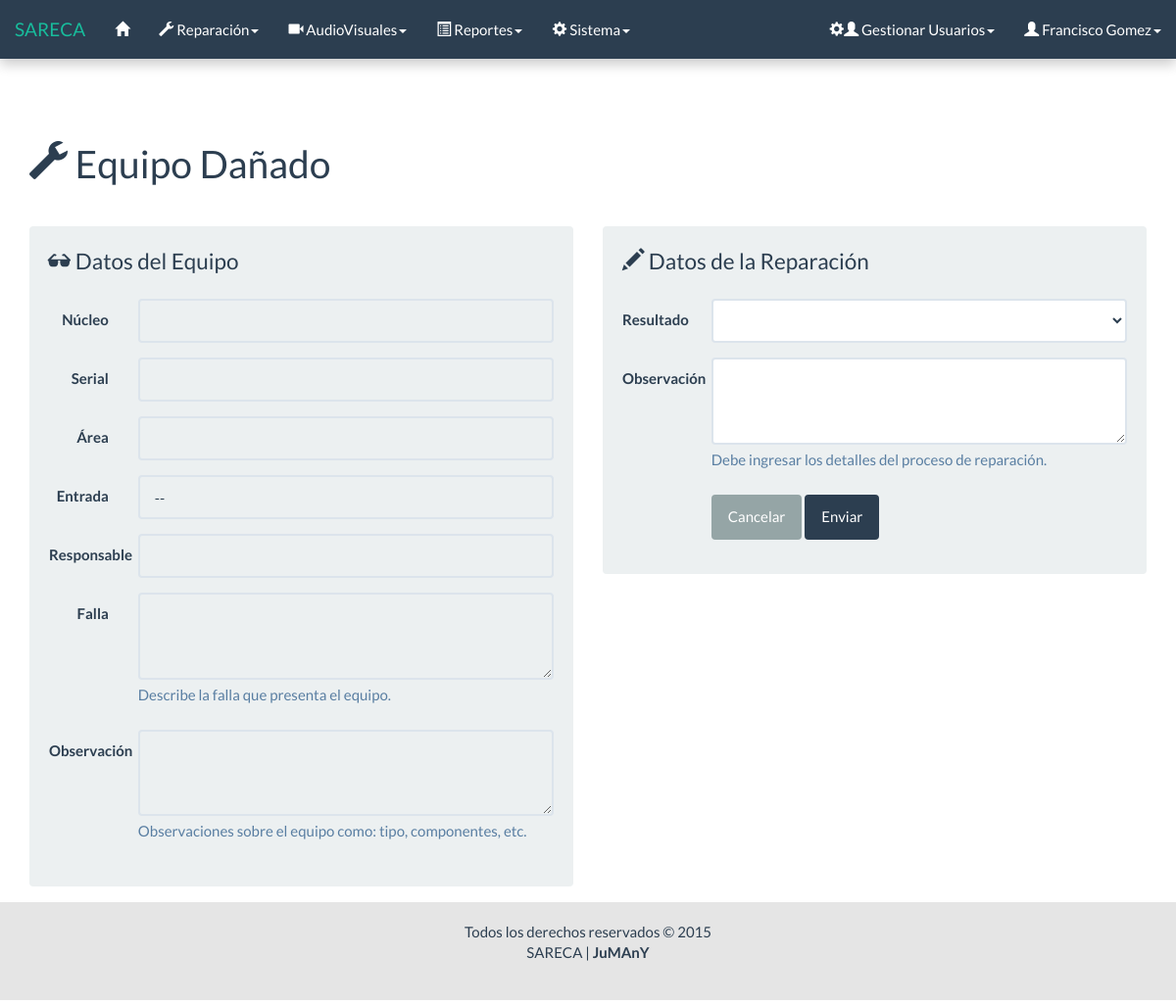
Before: /html/consulta_reparacion_f.php?s=JN2963 (signed in) with the older database file.
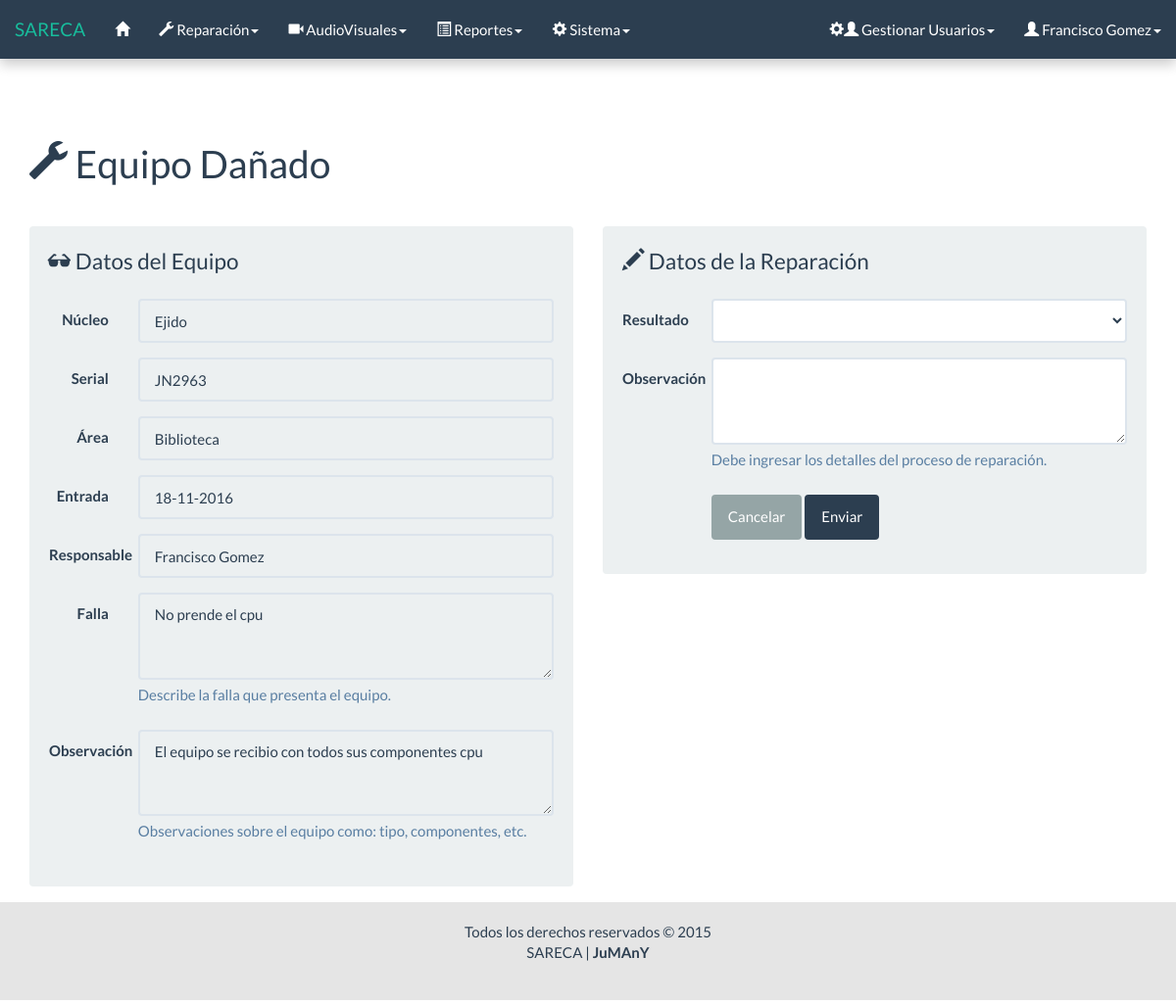
After: the same page with the newer database file.
### tables this page shows
CREATE TABLE `reparacion` (
  `Id` int(11) NOT NULL AUTO_INCREMENT,
  `Serial_equipo` varchar(11) NOT NULL,
  `Fecha_entrada` date NOT NULL,
  `Nucleo` varchar(50) NOT NULL,
  `Departamento` varchar(100) NOT NULL,
  `falla` varchar(200) NOT NULL,
  `Estado` int(1) NOT NULL,
  `observacion` varchar(200) NOT NULL,
  `resultado` int(1) NOT NULL,
  `observacion_reaparacion` varchar(200) NOT NULL,
  `Fecha_salida` date NOT NULL,
  `responsable` varchar(50) NOT NULL,
  PRIMARY KEY (`Id`),
  UNIQUE KEY `Serial_equipo` (`Serial_equipo`,`Fecha_entrada`),
  KEY `responsable` (`responsable`),
  CONSTRAINT `reparacion_ibfk_1` FOREIGN KEY (`responsable`) REFERENCES `usuario` (`Id`) ON UPDATE CASCADE
);

CREATE TABLE `usuario` (
  `Id` varchar(50) NOT NULL,
  `Contrasena` varchar(32) NOT NULL,
  `Nivel` int(1) NOT NULL,
  `Nombre` varchar(50) NOT NULL,
  `correo` varchar(50) NOT NULL,
  PRIMARY KEY (`Id`)
);

### html/consulta_reparacion_f.php (the view, shortened to what the changed rows need)
<?php
	require('../php/conexion/conexion.php');
	$serial = $_GET['s'];
	$sql = "SELECT reparacion.*, usuario.Nombre
			FROM reparacion
			JOIN usuario ON usuario.Id = reparacion.responsable
			WHERE Serial_equipo = '$serial'
			AND Estado = 1";
	$res = $conectar->query($sql);
	$fila = $res->fetch_object();
	list($a,$m,$d) = explode('-',$fila->Fecha_entrada);
?>
<!DOCTYPE html>
<html lang="es">
	<head>
		<link rel="stylesheet" href="../css/bootstrap.css">
		<link rel="stylesheet" href="../css/general.css">
	</head>
	<body>
		<div id="wrap">
			<?php
				include("menu/menu.php");
			?>
			<div class="container">
				<div class="bs-docs-section">
					<br>
					<div class="row">
						<div class="page-header col-lg-12">
							<h1><span class="glyphicon glyphicon-wrench"></span> Equipo Dañado</h1>
						</div>
						<div class="col-lg-6">
							<div class="well bs-component">
								<form class="form-horizontal">
									<fieldset>
										<div class="form-group">
											<div class="col-lg-10">
												<input class="form-control" id="nucleo" type="text" value="<?=$fila->Nucleo?>" disabled="">
											</div>
										</div>
										<div class="form-group">
											<div class="col-lg-10">
												<input class="form-control" id="serial" type="text" value="<?=$fila->Serial_equipo?>" disabled="">
											</div>
										</div>
										<div class="form-group">
											<div class="col-lg-10">
												<input class="form-control" id="departamento" type="text" value="<?=$fila->Departamento?>" disabled="">
											</div>
										</div>
										<div class="form-group">
											<div class="col-lg-10">
												<input class="form-control" id="entrada" type="text" value="<?=$d.'-'.$m.'-'.$a?>" title="Fecha en la que ingreso al taller el equipo" disabled="">
											</div>
										</div>
										<div class="form-group">
											<div class="col-lg-10">
												<input class="form-control" id="responsable" type="text" value="<?=$fila->Nombre?>" title="Persona que registró el equipo ó el encargado de repararlo" disabled="">
											</div>
										</div>
										<div class="form-group">
											<div class="col-lg-10">
												<textarea class="form-control" rows="3" id="falla" disabled=""><?=$fila->falla?></textarea>
												<span class="help-block">Describe la falla que presenta el equipo.</span>
											</div>
										</div>
										<div class="form-group">
											<div class="col-lg-10">
												<textarea class="form-control" rows="3" id="observacion" disabled=""><?=$fila->observacion?></textarea>
												<span class="help-block">Observaciones sobre el equipo como: tipo, componentes, etc.</span>
											</div>
										</div>
									</fieldset>
								</form>
							</div>
						</div>
					</div>
				</div>
			</div>
		</div>
	</body>
</html>

### html/menu/menu.php (shortened to what the changed rows need)
<nav class="navbar navbar-default navbar-fixed-top">
	<div class="container-fluid">
		<div class="navbar-header">
			<a class="navbar-brand" href="#">SARECA</a>
		</div>
	</div>
</nav>

Changed rows visible on the page:
now on this page (row edited): reparacion: Nucleo "Ejido", Serial_equipo "JN2963", Departamento "Biblioteca", responsable.Nombre "Francisco Gomez", falla "No prende el cpu", observacion "El equipo se recibio con todos sus componentes cpu"
Other visible differences:
form field value: "--" → "18-11-2016"
